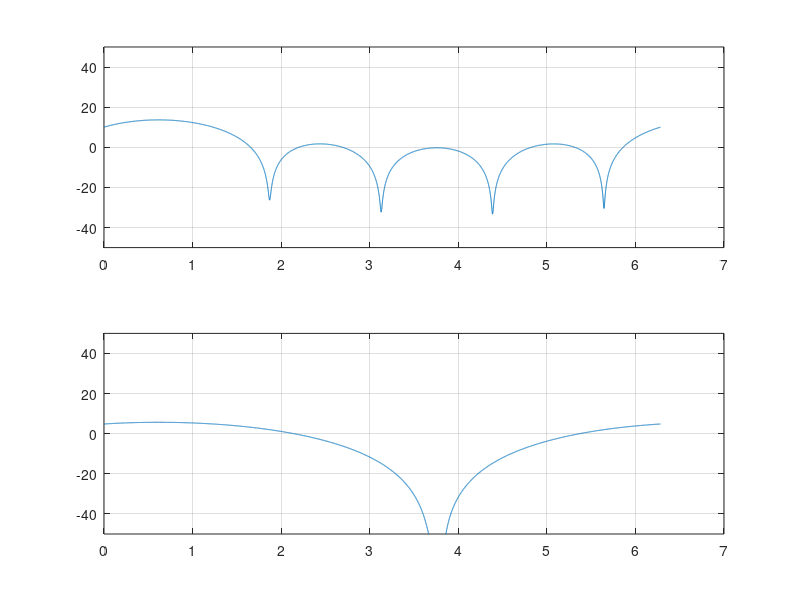

Reproduce this figure in MATLAB.
clc
clear all
close all



N = 10000;
n = [0 :N-1];
omega1 = 0.2*pi;
omega2 = 0.3*pi;
A=0.05;
x = exp(j*omega1*n) + A*exp(j*(omega2*n+pi));

deltaomega=abs(omega1-omega2);

L=1; %rect window
Mmin=(2*L*2*pi)/deltaomega

M = input('Window length? ');


wind = window(@rectwin, M);
wind = [wind; zeros(N-M,1)]';

xw=x.*wind;

Xw = fft(xw, N);
w = 2*pi*[0:N-1]/N;
subplot(2,1,1)
plot(w, 20*log10(abs(Xw)))
ylim([-50 50 ])
grid on


wind2 = window(@hanning, M);
wind2 = [wind2; zeros(N-M,1)]';

xh = x.*wind2;
Xh = fft(xh, N);
subplot(2,1,2)
plot(w, 20*log10(abs(Xh)))
ylim([-50 50 ] )
grid on
